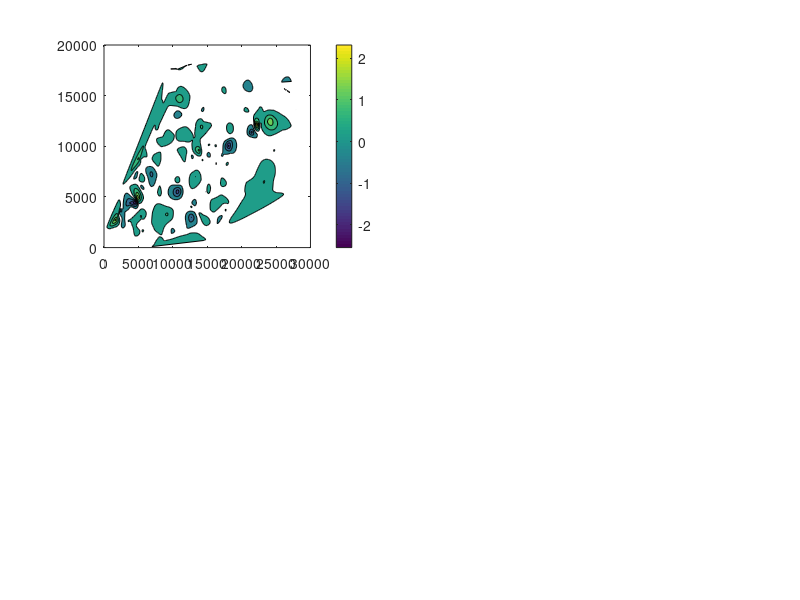

Recreate this plot in MATLAB. (Note: this script raises an error after producing the figure.)
data = load('data.mat');
pcaData = load('pcaData.mat');
pollution = data.pollution;
station = data.station;

width = 3e4;
height = 2e4;
resolution = 1e2;

[lonMesh, latMesh] = meshgrid(0:resolution:width, 0:resolution:height); 

load('3_1_output.mat');
% blockedData, peakCoordinates, heightd2Matrix, heightData

workingFactorIndex = 5;

working = blockedData(:, :, workingFactorIndex);

% working = working + 1 - min(min(working));

figure
subplot(221);
contourf(lonMesh, latMesh, working', 10);
colorbar;
colormap(parula);
caxis([-2 2]);

round = 100;
pollutionSpeed = 0.3;
kai = 0.2;
psai = 1e-3;

% unpolluted = simulate(round, working, heightd2Matrix, 0.0, peakCoordinates{workingFactorIndex}, kai, 0.0);
workingWithHeight = simulate(round, working, heightd2Matrix, pollutionSpeed, peakCoordinates{workingFactorIndex}, kai, psai);
working = simulate(round, working, heightd2Matrix, pollutionSpeed, peakCoordinates{workingFactorIndex}, kai, 0.0);

subplot(222);
contourf(lonMesh, latMesh, heightData', 10);
colorbar;

subplot(223);
contourf(lonMesh, latMesh, working', 10);
colorbar;
caxis([-2 2]);

subplot(224);
contourf(lonMesh, latMesh, workingWithHeight', 10);
colorbar;
caxis([-2 2]);

% subplot(122);
% contourf(lonMesh, latMesh, working', 10);
% colorbar;
% caxis([-2 15]);

function result = simulate(round, working, heightd2Matrix, pollutionSpeed, coordinates, kai, psai)
    % figure
    for r = 1:round
        % calculating 1st and 2nd derivative
        derivative2Matrix = working * NaN;
        for i = 2:size(working, 1)-1
            for j = 2:size(working, 2)-1
                if isnan(working(i, j))
                    continue
                end

                dx2 = working(i+1, j) + working(i-1, j) - 2*working(i, j);
                dy2 = working(i, j+1) + working(i, j-1) - 2*working(i, j);
                derivative2Matrix(i, j) = dx2 + dy2;
            end    
        end

        % calculating differential
        densityDifference = working * NaN;
        fallbackd2Matrix = fillmissing(derivative2Matrix, 'nearest', 1);
        fallbackd2Matrix = fillmissing(fallbackd2Matrix, 'nearest', 2);
        for i = 2:size(working, 1)-1
            for j = 2:size(working, 2)-1
                if isnan(working(i, j))
                    continue
                end

                if ~isnan(derivative2Matrix(i, j))
                    d2 = derivative2Matrix(i, j);
                else
                    % use fallback d2
                    d2 = fallbackd2Matrix(i, j);
                end
                densityDifference(i, j) = kai * d2 + psai * heightd2Matrix(i, j);
            end
        end

        % secretly retrieve peak points
        for index = 1:size(coordinates, 1)
            localX = coordinates(index, 1);
            localY = coordinates(index, 2);
            densityDifference(localX, localY) = pollutionSpeed + densityDifference(localX, localY);
        end

        working = working + densityDifference;

        if mod(r, 10) ~= 0
            continue
        end

        % subplot(3, 4, r / 10 + 1);
        % subplot(3, 4, r + 1);
        % contourf(lonMesh(120:125, 240:245), latMesh(120:125, 240:245), working(240:245, 120:125)', 25);
        % contourf(lonMesh, latMesh, working', 10);
        % colorbar;
        % caxis([-2 2]);
    %     title(['after ' int2str(r) ' round'])
    %     disp(['round ' int2str(r)])
    %     disp(working(10:20, 25:35)')
    %     disp(densityDifference(10:20, 25:35)')

    end
    result = working;
end